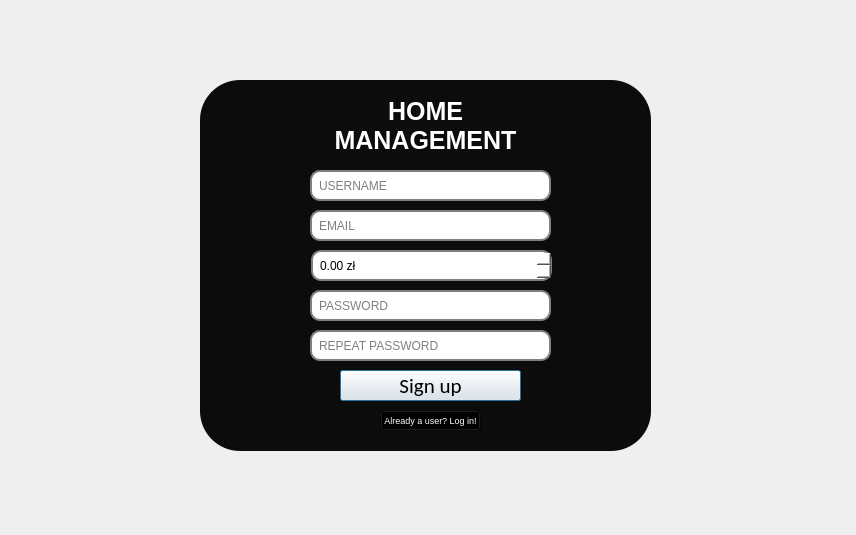
<?xml version="1.0" encoding="UTF-8"?>
<ui version="4.0">
 <class>signUp</class>
 <widget class="QDialog" name="signUp">
  <property name="geometry">
   <rect>
    <x>0</x>
    <y>0</y>
    <width>856</width>
    <height>535</height>
   </rect>
  </property>
  <property name="windowTitle">
   <string>Dialog</string>
  </property>
  <widget class="QLabel" name="backgroundLabel">
   <property name="geometry">
    <rect>
     <x>0</x>
     <y>0</y>
     <width>861</width>
     <height>541</height>
    </rect>
   </property>
   <property name="text">
    <string/>
   </property>
   <property name="pixmap">
    <pixmap resource="Resources.qrc">:/Resources/logInBackground.jpg</pixmap>
   </property>
   <property name="scaledContents">
    <bool>true</bool>
   </property>
  </widget>
  <widget class="QLabel" name="blackLabel">
   <property name="geometry">
    <rect>
     <x>200</x>
     <y>80</y>
     <width>451</width>
     <height>371</height>
    </rect>
   </property>
   <property name="autoFillBackground">
    <bool>false</bool>
   </property>
   <property name="styleSheet">
    <string notr="true">background-color: #0d0c0c;
border-radius: 40px;
</string>
   </property>
   <property name="text">
    <string/>
   </property>
   <property name="scaledContents">
    <bool>true</bool>
   </property>
  </widget>
  <widget class="QLabel" name="titleLabel">
   <property name="geometry">
    <rect>
     <x>320</x>
     <y>90</y>
     <width>211</width>
     <height>71</height>
    </rect>
   </property>
   <property name="font">
    <font>
     <pointsize>19</pointsize>
     <bold>true</bold>
    </font>
   </property>
   <property name="styleSheet">
    <string notr="true">color: white</string>
   </property>
   <property name="text">
    <string>HOME MANAGEMENT</string>
   </property>
   <property name="alignment">
    <set>Qt::AlignCenter</set>
   </property>
   <property name="wordWrap">
    <bool>true</bool>
   </property>
  </widget>
  <widget class="QLineEdit" name="usernameLineEdit">
   <property name="geometry">
    <rect>
     <x>310</x>
     <y>170</y>
     <width>241</width>
     <height>31</height>
    </rect>
   </property>
   <property name="styleSheet">
    <string notr="true">background-color: white;
border: 2px solid gray;
border-radius: 10px;
padding: 0 5px;</string>
   </property>
   <property name="inputMask">
    <string/>
   </property>
   <property name="placeholderText">
    <string>USERNAME</string>
   </property>
  </widget>
  <widget class="QLineEdit" name="emailLineEdit">
   <property name="geometry">
    <rect>
     <x>310</x>
     <y>210</y>
     <width>241</width>
     <height>31</height>
    </rect>
   </property>
   <property name="styleSheet">
    <string notr="true">background-color: white;
border: 2px solid gray;
border-radius: 10px;
padding: 0 5px;</string>
   </property>
   <property name="inputMask">
    <string/>
   </property>
   <property name="placeholderText">
    <string>EMAIL</string>
   </property>
  </widget>
  <widget class="QLineEdit" name="passwordLineEdit1">
   <property name="geometry">
    <rect>
     <x>310</x>
     <y>290</y>
     <width>241</width>
     <height>31</height>
    </rect>
   </property>
   <property name="styleSheet">
    <string notr="true">background-color: white;
border: 2px solid gray;
border-radius: 10px;
padding: 0 5px;</string>
   </property>
   <property name="inputMask">
    <string/>
   </property>
   <property name="echoMode">
    <enum>QLineEdit::Password</enum>
   </property>
   <property name="placeholderText">
    <string>PASSWORD</string>
   </property>
  </widget>
  <widget class="QLineEdit" name="passwordLineEdit2">
   <property name="geometry">
    <rect>
     <x>310</x>
     <y>330</y>
     <width>241</width>
     <height>31</height>
    </rect>
   </property>
   <property name="styleSheet">
    <string notr="true">background-color: white;
border: 2px solid gray;
border-radius: 10px;
padding: 0 5px;</string>
   </property>
   <property name="inputMask">
    <string/>
   </property>
   <property name="echoMode">
    <enum>QLineEdit::Password</enum>
   </property>
   <property name="placeholderText">
    <string>REPEAT PASSWORD</string>
   </property>
  </widget>
  <widget class="QPushButton" name="signUpButton">
   <property name="geometry">
    <rect>
     <x>340</x>
     <y>370</y>
     <width>181</width>
     <height>31</height>
    </rect>
   </property>
   <property name="font">
    <font>
     <family>Calibri</family>
     <pointsize>16</pointsize>
    </font>
   </property>
   <property name="styleSheet">
    <string notr="true">button-&gt;setStyleSheet(
    &quot;QPushButton {&quot;
    &quot;   background-color: white;&quot;
    &quot;   color: black;&quot;
    &quot;   border-radius: 10px;&quot;
    &quot;   border: none;&quot;
    &quot;   padding: 10px;&quot;
    &quot;}&quot;
    &quot;QPushButton:hover {&quot;
    &quot;   background-color: rgba(255, 255, 255, 0.9);&quot;
    &quot;}&quot;
    &quot;QPushButton:pressed {&quot;
    &quot;   background-color: rgba(255, 255, 255, 0.8);&quot; // Lekkie przyciemnienie po naciśnięciu
    &quot;}&quot;
);</string>
   </property>
   <property name="text">
    <string>Sign up</string>
   </property>
  </widget>
  <widget class="QPushButton" name="logInButton">
   <property name="geometry">
    <rect>
     <x>380</x>
     <y>410</y>
     <width>101</width>
     <height>21</height>
    </rect>
   </property>
   <property name="font">
    <font>
     <pointsize>7</pointsize>
    </font>
   </property>
   <property name="styleSheet">
    <string notr="true">background: transparent;
color: white;
</string>
   </property>
   <property name="text">
    <string>Already a user? Log in!</string>
   </property>
  </widget>
  <widget class="QDoubleSpinBox" name="budgetSpinBox">
   <property name="geometry">
    <rect>
     <x>311</x>
     <y>250</y>
     <width>241</width>
     <height>31</height>
    </rect>
   </property>
   <property name="styleSheet">
    <string notr="true">background-color: white;
    border: 2px solid gray;
    border-radius: 10px;
    padding-right: 15px; /* Zostaw miejsce na przyciski góra/dół */
    padding-left: 5px;</string>
   </property>
   <property name="buttonSymbols">
    <enum>QAbstractSpinBox::UpDownArrows</enum>
   </property>
   <property name="suffix">
    <string> zł</string>
   </property>
   <property name="maximum">
    <double>100000000000.000000000000000</double>
   </property>
   <property name="singleStep">
    <double>0.500000000000000</double>
   </property>
  </widget>
 </widget>
 <resources>
  <include location="Resources.qrc"/>
 </resources>
 <connections/>
</ui>
